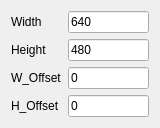
   <widget class="QWidget" name="formLayoutWidget">
    <property name="geometry">
     <rect>
      <x>830</x>
      <y>600</y>
      <width>160</width>
      <height>108</height>
     </rect>
    </property>
    <layout class="QFormLayout" name="formLayout">
     <item row="0" column="0">
      <widget class="QLabel" name="label_28">
       <property name="text">
        <string>Width</string>
       </property>
      </widget>
     </item>
     <item row="0" column="1">
      <widget class="QLineEdit" name="Width">
       <property name="text">
        <string>640</string>
       </property>
      </widget>
     </item>
     <item row="1" column="0">
      <widget class="QLabel" name="label_29">
       <property name="text">
        <string>Height</string>
       </property>
      </widget>
     </item>
     <item row="1" column="1">
      <widget class="QLineEdit" name="Height">
       <property name="text">
        <string>480</string>
       </property>
      </widget>
     </item>
     <item row="2" column="1">
      <widget class="QLineEdit" name="W_Offset">
       <property name="text">
        <string>0</string>
       </property>
      </widget>
     </item>
     <item row="2" column="0">
      <widget class="QLabel" name="label_30">
       <property name="text">
        <string>W_Offset</string>
       </property>
      </widget>
     </item>
     <item row="3" column="0">
      <widget class="QLabel" name="label_31">
       <property name="text">
        <string>H_Offset</string>
       </property>
      </widget>
     </item>
     <item row="3" column="1">
      <widget class="QLineEdit" name="H_Offset">
       <property name="text">
        <string>0</string>
       </property>
      </widget>
     </item>
    </layout>
   </widget>
